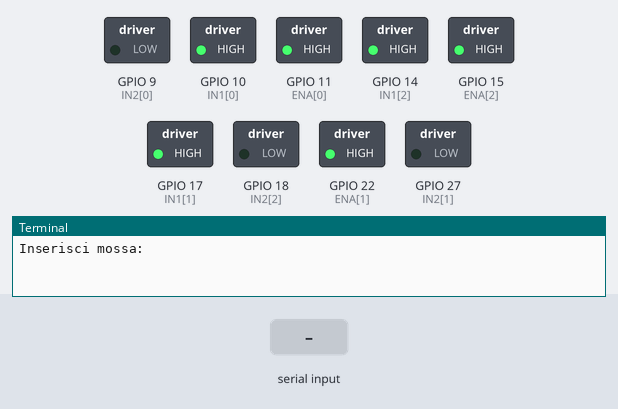
Bench run of a program on a simulated Raspberry Pi (BCM pin numbers). Shown: switched loads named in the program (green lamp = pin HIGH), the last lines printed to the terminal. The inputs (shaded band) are chosen by the test bench. At 1.3 s the program stops and its outputs stay as they are.

Above: at 1.2 s.
1.3 s: "x" typed at the terminal, then Enter
At 1.9 s:
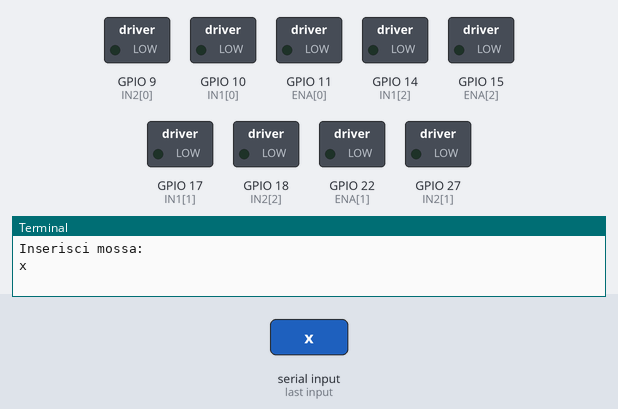
Timing chart, 0 to 2.8 s (numbered marks = the images above; inputs shaded):
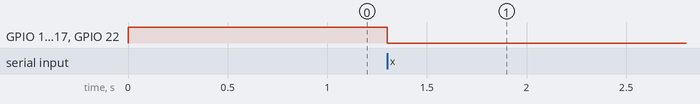

Measured:
- after the input at 1.3 s, GPIO 10 (IN1[0]), GPIO 11 (ENA[0]), GPIO 14 (IN1[2]), GPIO 15 (ENA[2]), GPIO 17 (IN1[1]), GPIO 22 (ENA[1]): HIGH → LOW at once

The program:

prova2.py
```python
import RPi.GPIO as GPIO
import time

GPIO.setmode(GPIO.BCM)

# motore 1 / 2 / 3
IN1 = [10, 17, 14]
IN2 = [ 9, 27, 18]
ENA = [11, 22, 15]

GPIO.cleanup()

for i in range(3):
    GPIO.setup(IN1[i], GPIO.OUT)
    GPIO.setup(IN2[i], GPIO.OUT)
    GPIO.setup(ENA[i], GPIO.OUT)

pwm = [GPIO.PWM(ENA[0], 100),GPIO.PWM(ENA[1], 100),GPIO.PWM(ENA[2], 100)]

for i in range(3):
    pwm[i].start(0)
    pwm[i].ChangeDutyCycle(100)

    GPIO.output(IN1[i], GPIO.HIGH)
    GPIO.output(IN2[i], GPIO.LOW)

def avanti():
    print("avanti")
    GPIO.output(IN1[2], GPIO.HIGH)
    GPIO.output(IN2[2], GPIO.LOW)
    GPIO.output(ENA[2], GPIO.LOW)

def indietro():
    print("indietro")

while True:
    match(input("Inserisci mossa: ")):
        case 'w':
            avanti()
        case 's':
            indietro()
        case 'x':
            pwm[0].stop()
            pwm[1].stop()
            pwm[2].stop()
            GPIO.cleanup()
            exit()
    #time.sleep(10)
```
